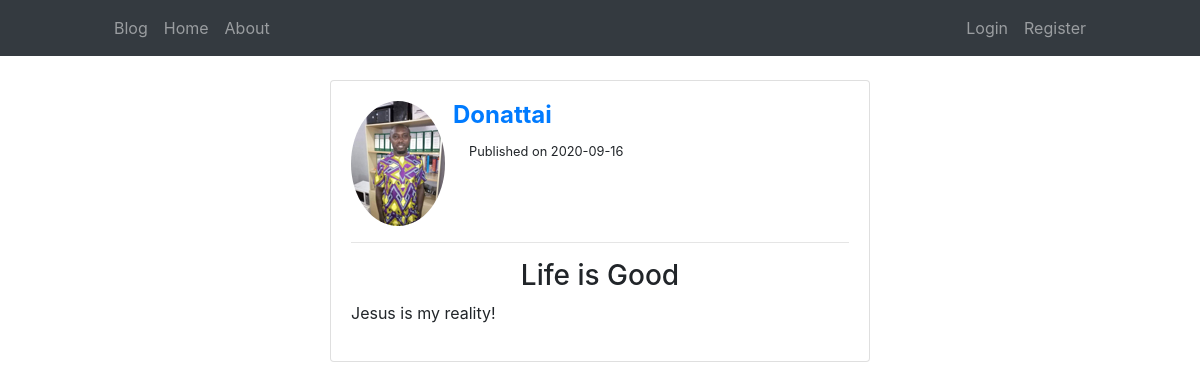
Page /post/3 on the earlier database version.
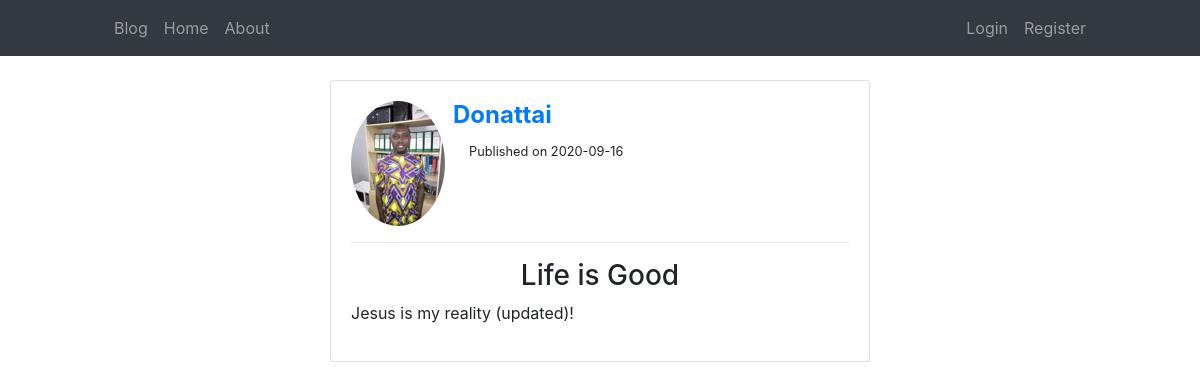
Same page on the later database version.
### flaskapp/models.py (models this page shows, shortened)
class Post(db.Model):
    id = db.Column(db.Integer, primary_key=True)
    title = db.Column(db.String(80), nullable=False )
    content = db.Column(db.Text, nullable=False )
    pub_date = db.Column(db.DateTime, nullable=False, default=datetime.utcnow)
    user_id = db.Column(db.Integer, db.ForeignKey('user.id'), nullable=False)

### flaskapp/routes.py (the view)
@app.route('/post/<int:post_id>')
def post(post_id):
    post = Post.query.get_or_404(post_id)
    return render_template('post.html', post=post)

### flaskapp/templates/post.html (shortened to what this page needs)
{% extends 'base.html' %}
{% block content %}
    <div class="row mt-3 ">
        <div class="col-8 col-sm-6 mx-auto ">
            <div class="card card-body">
                <div class="media">
                    <img class="rounded-circle" src="{{ url_for('static', filename='pictures/' + post.author.image_file ) }}" alt="Image">
                    <div class="media-body">
                        <h4 class="ml-2 font-weight-bold" ><a href="{{url_for('user_posts', username=post.author.username)}}">{{post.author.username}}</a></h4>
                        <small class="ml-4">Published on {{post.pub_date.strftime('%Y-%m-%d')}}</small>
                    </div>
                </div>
                <hr>
                <h3 class="text-center">{{post.title}}</h3>
                <p>{{ post.content }}</p>
            </div>
        </div>
    </div>
{% endblock content %}

Differences in the rows shown:
changed Post "Life is Good": content "Jesus is my reality!" → "Jesus is my reality (updated)!"
